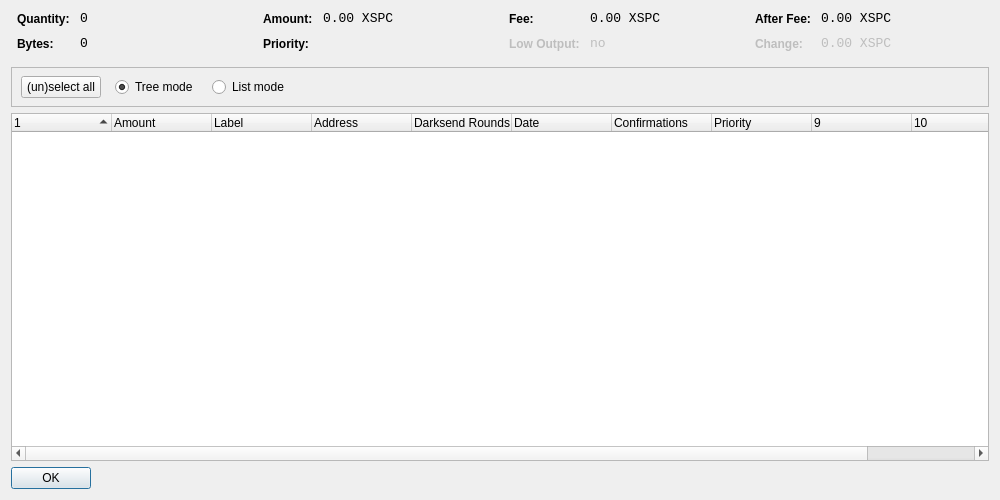
<?xml version="1.0" encoding="UTF-8"?>
<ui version="4.0">
 <class>CoinControlDialog</class>
 <widget class="QDialog" name="CoinControlDialog">
  <property name="geometry">
   <rect>
    <x>0</x>
    <y>0</y>
    <width>1000</width>
    <height>500</height>
   </rect>
  </property>
  <property name="windowTitle">
   <string>Coin Control</string>
  </property>
  <layout class="QVBoxLayout" name="verticalLayout">
   <item>
    <layout class="QHBoxLayout" name="horizontalLayoutTop" stretch="0,0,0,0">
     <property name="topMargin">
      <number>0</number>
     </property>
     <property name="bottomMargin">
      <number>10</number>
     </property>
     <item>
      <layout class="QFormLayout" name="formLayoutCoinControl1">
       <property name="horizontalSpacing">
        <number>10</number>
       </property>
       <property name="verticalSpacing">
        <number>10</number>
       </property>
       <property name="leftMargin">
        <number>6</number>
       </property>
       <property name="rightMargin">
        <number>6</number>
       </property>
       <item row="0" column="0">
        <widget class="QLabel" name="labelCoinControlQuantityText">
         <property name="styleSheet">
          <string notr="true">font-weight:bold;</string>
         </property>
         <property name="text">
          <string>Quantity:</string>
         </property>
        </widget>
       </item>
       <item row="0" column="1">
        <widget class="QLabel" name="labelCoinControlQuantity">
         <property name="font">
          <font>
           <family>Monospace</family>
           <pointsize>10</pointsize>
          </font>
         </property>
         <property name="cursor">
          <cursorShape>IBeamCursor</cursorShape>
         </property>
         <property name="contextMenuPolicy">
          <enum>Qt::ActionsContextMenu</enum>
         </property>
         <property name="text">
          <string notr="true">0</string>
         </property>
         <property name="textInteractionFlags">
          <set>Qt::LinksAccessibleByMouse|Qt::TextSelectableByKeyboard|Qt::TextSelectableByMouse</set>
         </property>
        </widget>
       </item>
       <item row="1" column="0">
        <widget class="QLabel" name="labelCoinControlBytesText">
         <property name="styleSheet">
          <string notr="true">font-weight:bold;</string>
         </property>
         <property name="text">
          <string>Bytes:</string>
         </property>
        </widget>
       </item>
       <item row="1" column="1">
        <widget class="QLabel" name="labelCoinControlBytes">
         <property name="font">
          <font>
           <family>Monospace</family>
           <pointsize>10</pointsize>
          </font>
         </property>
         <property name="cursor">
          <cursorShape>IBeamCursor</cursorShape>
         </property>
         <property name="contextMenuPolicy">
          <enum>Qt::ActionsContextMenu</enum>
         </property>
         <property name="text">
          <string notr="true">0</string>
         </property>
         <property name="textInteractionFlags">
          <set>Qt::LinksAccessibleByMouse|Qt::TextSelectableByKeyboard|Qt::TextSelectableByMouse</set>
         </property>
        </widget>
       </item>
      </layout>
     </item>
     <item>
      <layout class="QFormLayout" name="formLayoutCoinControl2">
       <property name="horizontalSpacing">
        <number>10</number>
       </property>
       <property name="verticalSpacing">
        <number>10</number>
       </property>
       <property name="leftMargin">
        <number>6</number>
       </property>
       <property name="rightMargin">
        <number>6</number>
       </property>
       <item row="0" column="0">
        <widget class="QLabel" name="labelCoinControlAmountText">
         <property name="styleSheet">
          <string notr="true">font-weight:bold;</string>
         </property>
         <property name="text">
          <string>Amount:</string>
         </property>
        </widget>
       </item>
       <item row="0" column="1">
        <widget class="QLabel" name="labelCoinControlAmount">
         <property name="font">
          <font>
           <family>Monospace</family>
           <pointsize>10</pointsize>
          </font>
         </property>
         <property name="cursor">
          <cursorShape>IBeamCursor</cursorShape>
         </property>
         <property name="contextMenuPolicy">
          <enum>Qt::ActionsContextMenu</enum>
         </property>
         <property name="text">
          <string notr="true">0.00 XSPC</string>
         </property>
         <property name="textInteractionFlags">
          <set>Qt::LinksAccessibleByMouse|Qt::TextSelectableByKeyboard|Qt::TextSelectableByMouse</set>
         </property>
        </widget>
       </item>
       <item row="1" column="0">
        <widget class="QLabel" name="labelCoinControlPriorityText">
         <property name="styleSheet">
          <string notr="true">font-weight:bold;</string>
         </property>
         <property name="text">
          <string>Priority:</string>
         </property>
        </widget>
       </item>
       <item row="1" column="1">
        <widget class="QLabel" name="labelCoinControlPriority">
         <property name="font">
          <font>
           <family>Monospace</family>
           <pointsize>10</pointsize>
          </font>
         </property>
         <property name="cursor">
          <cursorShape>IBeamCursor</cursorShape>
         </property>
         <property name="contextMenuPolicy">
          <enum>Qt::ActionsContextMenu</enum>
         </property>
         <property name="text">
          <string/>
         </property>
         <property name="textInteractionFlags">
          <set>Qt::LinksAccessibleByMouse|Qt::TextSelectableByKeyboard|Qt::TextSelectableByMouse</set>
         </property>
        </widget>
       </item>
      </layout>
     </item>
     <item>
      <layout class="QFormLayout" name="formLayoutCoinControl3">
       <property name="horizontalSpacing">
        <number>10</number>
       </property>
       <property name="verticalSpacing">
        <number>10</number>
       </property>
       <property name="leftMargin">
        <number>6</number>
       </property>
       <property name="rightMargin">
        <number>6</number>
       </property>
       <item row="0" column="0">
        <widget class="QLabel" name="labelCoinControlFeeText">
         <property name="styleSheet">
          <string notr="true">font-weight:bold;</string>
         </property>
         <property name="text">
          <string>Fee:</string>
         </property>
        </widget>
       </item>
       <item row="0" column="1">
        <widget class="QLabel" name="labelCoinControlFee">
         <property name="font">
          <font>
           <family>Monospace</family>
           <pointsize>10</pointsize>
          </font>
         </property>
         <property name="cursor">
          <cursorShape>IBeamCursor</cursorShape>
         </property>
         <property name="contextMenuPolicy">
          <enum>Qt::ActionsContextMenu</enum>
         </property>
         <property name="text">
          <string notr="true">0.00 XSPC</string>
         </property>
         <property name="textInteractionFlags">
          <set>Qt::LinksAccessibleByMouse|Qt::TextSelectableByKeyboard|Qt::TextSelectableByMouse</set>
         </property>
        </widget>
       </item>
       <item row="1" column="0">
        <widget class="QLabel" name="labelCoinControlLowOutputText">
         <property name="enabled">
          <bool>false</bool>
         </property>
         <property name="styleSheet">
          <string notr="true">font-weight:bold;</string>
         </property>
         <property name="text">
          <string>Low Output:</string>
         </property>
        </widget>
       </item>
       <item row="1" column="1">
        <widget class="QLabel" name="labelCoinControlLowOutput">
         <property name="enabled">
          <bool>false</bool>
         </property>
         <property name="font">
          <font>
           <family>Monospace</family>
           <pointsize>10</pointsize>
          </font>
         </property>
         <property name="cursor">
          <cursorShape>IBeamCursor</cursorShape>
         </property>
         <property name="contextMenuPolicy">
          <enum>Qt::ActionsContextMenu</enum>
         </property>
         <property name="text">
          <string notr="true">no</string>
         </property>
         <property name="textInteractionFlags">
          <set>Qt::LinksAccessibleByMouse|Qt::TextSelectableByKeyboard|Qt::TextSelectableByMouse</set>
         </property>
        </widget>
       </item>
      </layout>
     </item>
     <item>
      <layout class="QFormLayout" name="formLayoutCoinControl4">
       <property name="horizontalSpacing">
        <number>10</number>
       </property>
       <property name="verticalSpacing">
        <number>10</number>
       </property>
       <property name="leftMargin">
        <number>6</number>
       </property>
       <property name="rightMargin">
        <number>6</number>
       </property>
       <item row="0" column="0">
        <widget class="QLabel" name="labelCoinControlAfterFeeText">
         <property name="styleSheet">
          <string notr="true">font-weight:bold;</string>
         </property>
         <property name="text">
          <string>After Fee:</string>
         </property>
        </widget>
       </item>
       <item row="0" column="1">
        <widget class="QLabel" name="labelCoinControlAfterFee">
         <property name="font">
          <font>
           <family>Monospace</family>
           <pointsize>10</pointsize>
          </font>
         </property>
         <property name="cursor">
          <cursorShape>IBeamCursor</cursorShape>
         </property>
         <property name="contextMenuPolicy">
          <enum>Qt::ActionsContextMenu</enum>
         </property>
         <property name="text">
          <string notr="true">0.00 XSPC</string>
         </property>
         <property name="textInteractionFlags">
          <set>Qt::LinksAccessibleByMouse|Qt::TextSelectableByKeyboard|Qt::TextSelectableByMouse</set>
         </property>
        </widget>
       </item>
       <item row="1" column="0">
        <widget class="QLabel" name="labelCoinControlChangeText">
         <property name="enabled">
          <bool>false</bool>
         </property>
         <property name="styleSheet">
          <string notr="true">font-weight:bold;</string>
         </property>
         <property name="text">
          <string>Change:</string>
         </property>
        </widget>
       </item>
       <item row="1" column="1">
        <widget class="QLabel" name="labelCoinControlChange">
         <property name="enabled">
          <bool>false</bool>
         </property>
         <property name="font">
          <font>
           <family>Monospace</family>
           <pointsize>10</pointsize>
          </font>
         </property>
         <property name="cursor">
          <cursorShape>IBeamCursor</cursorShape>
         </property>
         <property name="contextMenuPolicy">
          <enum>Qt::ActionsContextMenu</enum>
         </property>
         <property name="text">
          <string notr="true">0.00 XSPC</string>
         </property>
         <property name="textInteractionFlags">
          <set>Qt::LinksAccessibleByMouse|Qt::TextSelectableByKeyboard|Qt::TextSelectableByMouse</set>
         </property>
        </widget>
       </item>
      </layout>
     </item>
    </layout>
   </item>
   <item>
    <widget class="QFrame" name="frame">
     <property name="minimumSize">
      <size>
       <width>0</width>
       <height>40</height>
      </size>
     </property>
     <property name="frameShape">
      <enum>QFrame::StyledPanel</enum>
     </property>
     <property name="frameShadow">
      <enum>QFrame::Sunken</enum>
     </property>
     <widget class="QWidget" name="horizontalLayoutWidget">
      <property name="geometry">
       <rect>
        <x>10</x>
        <y>0</y>
        <width>781</width>
        <height>41</height>
       </rect>
      </property>
      <layout class="QHBoxLayout" name="horizontalLayoutPanel" stretch="0,0,0,0,0">
       <property name="spacing">
        <number>14</number>
       </property>
       <item>
        <widget class="QPushButton" name="pushButtonSelectAll">
         <property name="sizePolicy">
          <sizepolicy hsizetype="Maximum" vsizetype="Fixed">
           <horstretch>0</horstretch>
           <verstretch>0</verstretch>
          </sizepolicy>
         </property>
         <property name="text">
          <string>(un)select all</string>
         </property>
        </widget>
       </item>
       <item>
        <widget class="QRadioButton" name="radioTreeMode">
         <property name="sizePolicy">
          <sizepolicy hsizetype="Maximum" vsizetype="Fixed">
           <horstretch>0</horstretch>
           <verstretch>0</verstretch>
          </sizepolicy>
         </property>
         <property name="text">
          <string>Tree mode</string>
         </property>
         <property name="checked">
          <bool>true</bool>
         </property>
        </widget>
       </item>
       <item>
        <widget class="QRadioButton" name="radioListMode">
         <property name="sizePolicy">
          <sizepolicy hsizetype="Maximum" vsizetype="Fixed">
           <horstretch>0</horstretch>
           <verstretch>0</verstretch>
          </sizepolicy>
         </property>
         <property name="text">
          <string>List mode</string>
         </property>
        </widget>
       </item>
       <item>
        <spacer name="horizontalSpacer">
         <property name="orientation">
          <enum>Qt::Horizontal</enum>
         </property>
         <property name="sizeHint" stdset="0">
          <size>
           <width>40</width>
           <height>20</height>
          </size>
         </property>
        </spacer>
       </item>
      </layout>
     </widget>
    </widget>
   </item>
   <item>
    <widget class="CoinControlTreeWidget" name="treeWidget">
     <property name="contextMenuPolicy">
      <enum>Qt::CustomContextMenu</enum>
     </property>
     <property name="sortingEnabled">
      <bool>false</bool>
     </property>
     <property name="columnCount">
      <number>11</number>
     </property>
     <attribute name="headerShowSortIndicator" stdset="0">
      <bool>true</bool>
     </attribute>
     <attribute name="headerStretchLastSection">
      <bool>false</bool>
     </attribute>
     <column>
      <property name="text">
       <string/>
      </property>
     </column>
     <column>
      <property name="text">
       <string>Amount</string>
      </property>
     </column>
     <column>
      <property name="text">
       <string>Label</string>
      </property>
     </column>
     <column>
      <property name="text">
       <string>Address</string>
      </property>
     </column>
     <column>
      <property name="text">
       <string>Darksend Rounds</string>
      </property>
    </column>
     <column>
      <property name="text">
       <string>Date</string>
      </property>
     </column>
     <column>
      <property name="text">
       <string>Confirmations</string>
      </property>
      <property name="toolTip">
       <string>Confirmed</string>
      </property>
     </column>
     <column>
      <property name="text">
       <string>Priority</string>
      </property>
     </column>
     <column>
      <property name="text">
       <string/>
      </property>
     </column>
     <column>
      <property name="text">
       <string/>
      </property>
     </column>
     <column>
      <property name="text">
       <string/>
      </property>
     </column>
     <column>
      <property name="text">
       <string/>
      </property>
     </column>
    </widget>
   </item>
   <item>
    <widget class="QDialogButtonBox" name="buttonBox">
     <property name="sizePolicy">
      <sizepolicy hsizetype="Maximum" vsizetype="Fixed">
       <horstretch>0</horstretch>
       <verstretch>0</verstretch>
      </sizepolicy>
     </property>
     <property name="orientation">
      <enum>Qt::Horizontal</enum>
     </property>
     <property name="standardButtons">
      <set>QDialogButtonBox::Ok</set>
     </property>
    </widget>
   </item>
  </layout>
 </widget>
 <customwidgets>
  <customwidget>
   <class>CoinControlTreeWidget</class>
   <extends>QTreeWidget</extends>
   <header>coincontroltreewidget.h</header>
  </customwidget>
 </customwidgets>
 <resources/>
 <connections/>
</ui>
